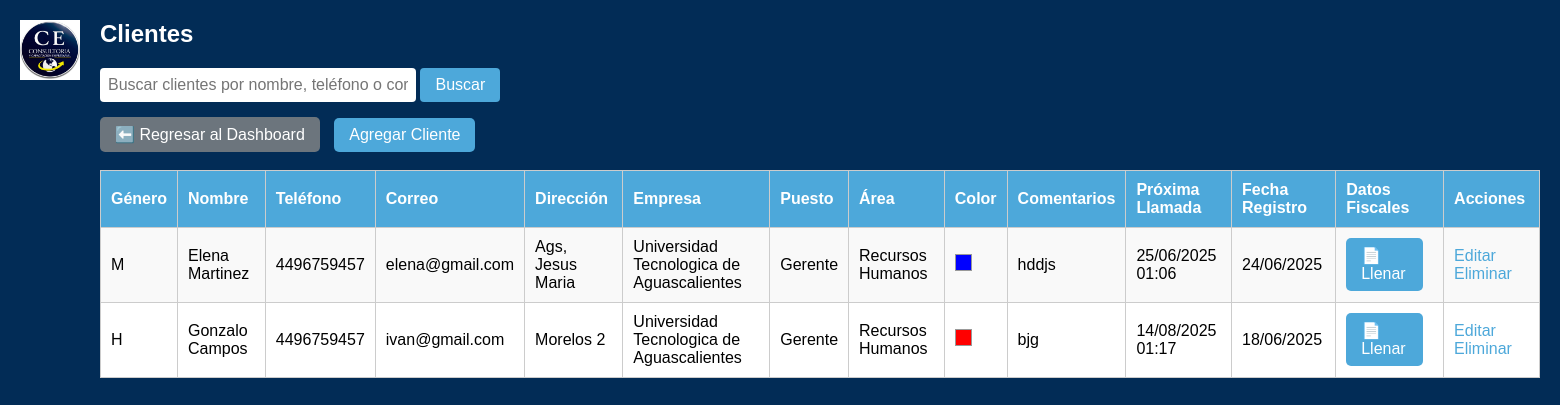
Page /clientes.php (signed in) on the earlier database version.
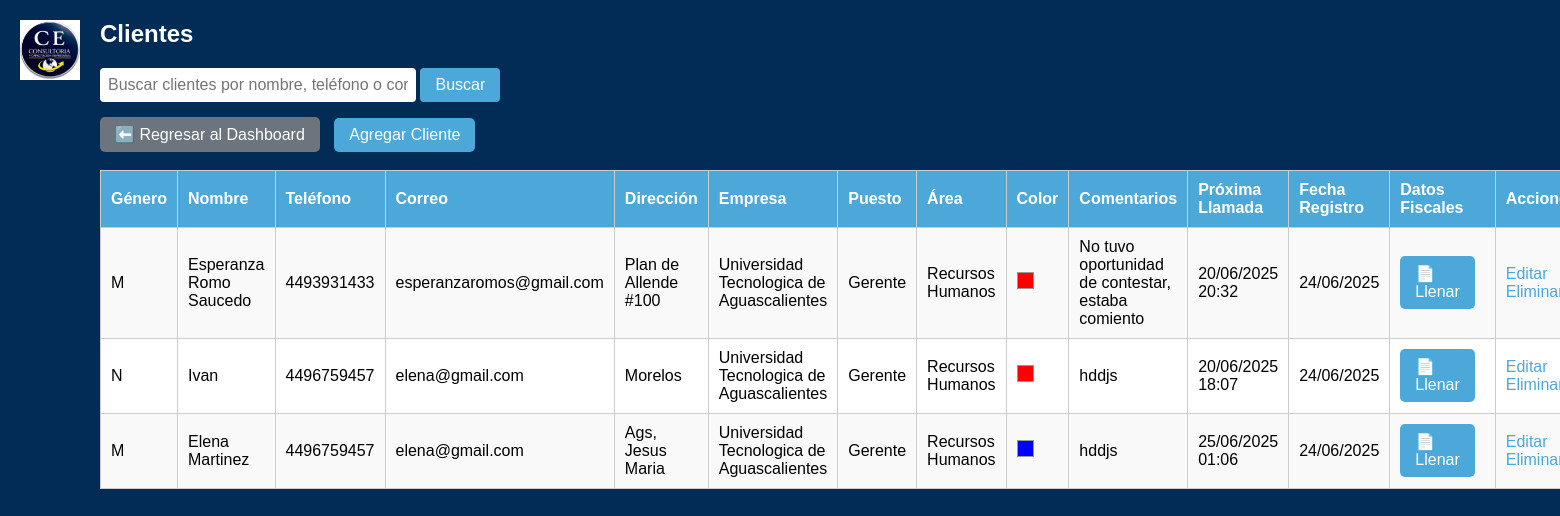
Same page on the later database version.
### tables this page shows
CREATE TABLE `clientes` (
  `id` int(11) NOT NULL AUTO_INCREMENT,
  `genero` char(1) DEFAULT 'N',
  `nombre` varchar(100) NOT NULL,
  `telefono` varchar(20) DEFAULT NULL,
  `correo` varchar(100) DEFAULT NULL,
  `direccion` text DEFAULT NULL,
  `fecha_registro` datetime DEFAULT current_timestamp(),
  `empresa` varchar(255) DEFAULT NULL,
  `puesto` varchar(100) DEFAULT NULL,
  `area` varchar(100) DEFAULT NULL,
  `estatus_color` varchar(7) DEFAULT '#808080',
  `comentarios` text DEFAULT NULL,
  `proxima_llamada` datetime DEFAULT NULL,
  PRIMARY KEY (`id`)
);

### clientes.php (the view, shortened to what this page needs)
<?php
include("config/db.php");
$rol = $_SESSION["rol"];
$buscar = isset($_GET['buscar']) ? $conn->real_escape_string($_GET['buscar']) : '';
if ($buscar) {
    $sql = "SELECT * FROM clientes WHERE nombre LIKE '%$buscar%' OR telefono LIKE '%$buscar%' OR correo LIKE '%$buscar%' ORDER BY fecha_registro DESC";
} else {
    $sql = "SELECT * FROM clientes ORDER BY fecha_registro DESC";
}
$resultado = $conn->query($sql);
?>
<!DOCTYPE html>
<html lang="es">
<head>
</head>
<body>
<img src="img/consultoria.png.jpg" alt="Logo" class="logo">
<h2>Clientes</h2>
<form method="get" action="clientes.php" class="buscar-form">
    <input type="text" name="buscar" placeholder="Buscar clientes por nombre, teléfono o correo" value="<?= htmlspecialchars($buscar) ?>">
    <button type="submit" class="buscar-btn">Buscar</button>
</form>
<a class="boton regresar" href="dashboard.php">⬅️ Regresar al Dashboard</a>
<a class="boton" href="form_cliente.php">Agregar Cliente</a>
<br><br>
<table>
    <tr>
        <th>Género</th>
        <th>Nombre</th>
        <th>Teléfono</th>
        <th>Correo</th>
        <th>Dirección</th>
        <th>Empresa</th>
        <th>Puesto</th>
        <th>Área</th>
        <th>Color</th>
        <th>Comentarios</th>
        <th>Próxima Llamada</th>
        <th>Fecha Registro</th>
        <th>Datos Fiscales</th>
        <th>Acciones</th>
    </tr>
    <?php while ($cliente = $resultado->fetch_assoc()): ?>
    <tr>
        <td><?= htmlspecialchars($cliente['genero']) ?></td>
        <td><?= htmlspecialchars($cliente['nombre']) ?></td>
        <td><?= htmlspecialchars($cliente['telefono']) ?></td>
        <td><?= htmlspecialchars($cliente['correo']) ?></td>
        <td><?= htmlspecialchars($cliente['direccion']) ?></td>
        <td><?= htmlspecialchars($cliente['empresa']) ?></td>
        <td><?= htmlspecialchars($cliente['puesto']) ?></td>
        <td><?= htmlspecialchars($cliente['area']) ?></td>
        <td>
            <span style="display:inline-block; width:15px; height:15px; background-color:<?= htmlspecialchars($cliente['estatus_color']) ?>; border:1px solid #999;"></span>
        </td>
        <td><?= nl2br(htmlspecialchars($cliente['comentarios'])) ?></td>
        <td><?= $cliente['proxima_llamada'] ? date("d/m/Y H:i", strtotime($cliente['proxima_llamada'])) : '—' ?></td>
        <td><?= date("d/m/Y", strtotime($cliente['fecha_registro'])) ?></td>
        <td>
            <a href="datos_fiscales.php?id=<?= $cliente['id'] ?>" class="boton">📄 Llenar</a>
        </td>
        <td class="acciones">
            <a href="form_cliente.php?id=<?= $cliente['id'] ?>">Editar</a>
            <?php if ($rol === 'admin'): ?>
                <a href="eliminar_cliente.php?id=<?= $cliente['id'] ?>" onclick="return confirm('¿Estás seguro de eliminar este cliente?');">Eliminar</a>
            <?php endif; ?>
        </td>
    </tr>
    <?php endwhile; ?>
</table>
</body>
</html>

Differences in the rows shown:
removed clientes: genero "H", nombre "Gonzalo Campos", telefono "4496759457", correo "ivan@gmail.com", direccion "Morelos 2", empresa "Universidad Tecnologica de Aguascalientes", puesto "Gerente", area "Recursos Humanos", comentarios "bjg", proxima_llamada "14/08/2025 01:17", fecha_registro "18/06/2025"
added clientes: genero "M", nombre "Esperanza Romo Saucedo", telefono "4493931433", correo "esperanzaromos@gmail.com", direccion "Plan de Allende #100", empresa "Universidad Tecnologica de Aguascalientes", puesto "Gerente", area "Recursos Humanos", comentarios "No tuvo oportunidad de contestar, estaba comiento", proxima_llamada "20/06/2025 20:32", fecha_registro "24/06/2025"
added clientes: genero "N", nombre "Ivan", telefono "4496759457", correo "elena@gmail.com", direccion "Morelos", empresa "Universidad Tecnologica de Aguascalientes", puesto "Gerente", area "Recursos Humanos", comentarios "hddjs", proxima_llamada "20/06/2025 18:07", fecha_registro "24/06/2025"
